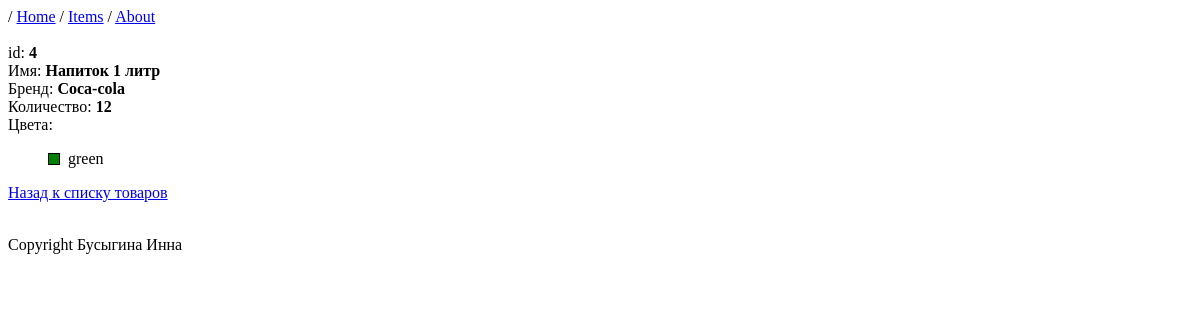
Screenshot of /item/4 with the database file from the repository.
### MainApp/models.py (models this page shows, shortened)
class Item(models.Model):
    name = models.CharField(max_length=100)
    brand = models.CharField(max_length=100)
    count = models.PositiveIntegerField()
    note = models.TextField(max_length=200,default="Описание элемента")
    colors = models.ManyToManyField(to=Color)

class Color(models.Model):
    name = models.CharField(max_length=32)

### MainApp/views.py (the view)
# urls.py: path('item/<int:item_id>', views.item_details, name ='item-detail')
def item_details(request, item_id: id):
    try:
        item_db = Item.objects.get(id=item_id)
        return render(request, "item.html", {"item": item_db})
    except ObjectDoesNotExist:
        return HttpResponseNotFound(
            f"""<p>Товар с id={item_id} не найден<br>
            <a href="/items">Назад к списку товаров</a></p>""")

### templates/item.html (shortened to what this page needs)
{% extends 'base.html' %}
{% block style %}
    {% load static %}
    {{ block.super }}
{% endblock %}
{% block content %}
    <div>id: <strong>{{ item.id }}</strong><br></div>
    <div>Имя: <strong>{{ item.name }}</strong><br></div>
    <div>Бренд: <strong>{{ item.brand }}</strong><br></div>
    <div>Количество: <strong>{{ item.count | default:"товар отсутствует"}}</strong><br></div>
    <div>Цвета:
    {% if item.colors.count %}
        <ul class='ul_no_mark'>
        {% for color in item.colors.all %}
            <li><div class='div_color' style="background-color: {{ color.name }}"></div>
            &nbsp;&nbsp;{{ color.name }}</li>
        {% endfor %}
        </ul>
    {% else %}
        <br>&nbsp;&nbsp;Данных по цветам нет
    {% endif %}
    </div>
    <a href="{% url "item-list" %}">Назад к списку товаров</a><br>
{% endblock %}

### static/css/style.css (style rules this page uses)
.ul_no_mark { list-style-type: none; }
.div_color { border: 1px solid #000; width: 10px; height: 10px; margin-top: 3px; float: left; }

### rows the page displays
Item: id "4", name "Напиток 1 литр", brand "Coca-cola", count "12"
Color: name "green"

### other values shown
{{ familyname }} "Бусыгина"
{{ name }} "Инна"
